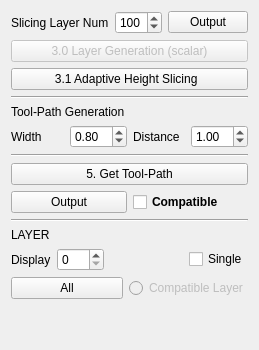
       <widget class="QWidget" name="tab_2">
        <attribute name="title">
         <string>Slicing_Toolpath</string>
        </attribute>
        <layout class="QVBoxLayout" name="verticalLayout_2">
         <item>
          <layout class="QHBoxLayout" name="horizontalLayout_3">
           <item>
            <widget class="QLabel" name="label_13">
             <property name="font">
              <font>
               <weight>50</weight>
               <bold>false</bold>
              </font>
             </property>
             <property name="text">
              <string>Slicing Layer Num</string>
             </property>
            </widget>
           </item>
           <item>
            <widget class="QSpinBox" name="spinBox_isoLayerNumber">
             <property name="minimumSize">
              <size>
               <width>0</width>
               <height>0</height>
              </size>
             </property>
             <property name="font">
              <font>
               <weight>50</weight>
               <bold>false</bold>
              </font>
             </property>
             <property name="maximum">
              <number>999</number>
             </property>
             <property name="value">
              <number>100</number>
             </property>
            </widget>
           </item>
           <item>
            <widget class="QPushButton" name="pushButton_outputIsoLayerSet">
             <property name="text">
              <string>Output</string>
             </property>
            </widget>
           </item>
          </layout>
         </item>
         <item>
          <widget class="QPushButton" name="pushButton_isoLayerGeneration">
           <property name="enabled">
            <bool>false</bool>
           </property>
           <property name="text">
            <string>3.0 Layer Generation (scalar)</string>
           </property>
          </widget>
         </item>
         <item>
          <widget class="QPushButton" name="pushButton_adaptiveHeightSlicing">
           <property name="enabled">
            <bool>true</bool>
           </property>
           <property name="text">
            <string>3.1 Adaptive Height Slicing  </string>
           </property>
          </widget>
         </item>
         <item>
          <widget class="Line" name="line_7">
           <property name="orientation">
            <enum>Qt::Horizontal</enum>
           </property>
          </widget>
         </item>
         <item>
          <widget class="QLabel" name="label_17">
           <property name="text">
            <string>Tool-Path Generation</string>
           </property>
          </widget>
         </item>
         <item>
          <layout class="QHBoxLayout" name="horizontalLayout_10">
           <item>
            <widget class="QLabel" name="label_22">
             <property name="font">
              <font>
               <weight>50</weight>
               <bold>false</bold>
              </font>
             </property>
             <property name="text">
              <string>Width</string>
             </property>
            </widget>
           </item>
           <item>
            <widget class="QDoubleSpinBox" name="doubleSpinBox_toolPathWidth">
             <property name="font">
              <font>
               <weight>50</weight>
               <bold>false</bold>
              </font>
             </property>
             <property name="singleStep">
              <double>0.100000000000000</double>
             </property>
             <property name="value">
              <double>0.800000000000000</double>
             </property>
            </widget>
           </item>
           <item>
            <widget class="QLabel" name="label_21">
             <property name="font">
              <font>
               <weight>50</weight>
               <bold>false</bold>
              </font>
             </property>
             <property name="text">
              <string>Distance</string>
             </property>
            </widget>
           </item>
           <item>
            <widget class="QDoubleSpinBox" name="doubleSpinBox_toolPathDistance">
             <property name="font">
              <font>
               <weight>50</weight>
               <bold>false</bold>
              </font>
             </property>
             <property name="value">
              <double>1.000000000000000</double>
             </property>
            </widget>
           </item>
          </layout>
         </item>
         <item>
          <widget class="Line" name="line_15">
           <property name="orientation">
            <enum>Qt::Horizontal</enum>
           </property>
          </widget>
         </item>
         <item>
          <widget class="QPushButton" name="pushButton_toolPathGeneration">
           <property name="text">
            <string>5. Get Tool-Path</string>
           </property>
          </widget>
         </item>
         <item>
          <layout class="QHBoxLayout" name="horizontalLayout_9">
           <item>
            <widget class="QPushButton" name="pushButton_outputToolpath">
             <property name="text">
              <string>Output</string>
             </property>
            </widget>
           </item>
           <item>
            <widget class="QCheckBox" name="checkBox_outputCompatiblewaypoint">
             <property name="font">
              <font>
               <pointsize>9</pointsize>
               <weight>75</weight>
               <bold>true</bold>
              </font>
             </property>
             <property name="text">
              <string>Compatible</string>
             </property>
            </widget>
           </item>
          </layout>
         </item>
         <item>
          <widget class="Line" name="line_5">
           <property name="orientation">
            <enum>Qt::Horizontal</enum>
           </property>
          </widget>
         </item>
         <item>
          <widget class="QLabel" name="label_9">
           <property name="text">
            <string>LAYER</string>
           </property>
          </widget>
         </item>
         <item>
          <layout class="QHBoxLayout" name="horizontalLayout_4">
           <item>
            <widget class="QLabel" name="label_12">
             <property name="font">
              <font>
               <weight>50</weight>
               <bold>false</bold>
              </font>
             </property>
             <property name="text">
              <string>Display</string>
             </property>
            </widget>
           </item>
           <item>
            <widget class="QSpinBox" name="spinBox_ShowLayerIndex">
             <property name="font">
              <font>
               <weight>50</weight>
               <bold>false</bold>
              </font>
             </property>
             <property name="maximum">
              <number>999</number>
             </property>
            </widget>
           </item>
           <item>
            <spacer name="horizontalSpacer_6">
             <property name="orientation">
              <enum>Qt::Horizontal</enum>
             </property>
             <property name="sizeHint" stdset="0">
              <size>
               <width>40</width>
               <height>20</height>
              </size>
             </property>
            </spacer>
           </item>
           <item>
            <widget class="QCheckBox" name="checkBox_EachLayerSwitch">
             <property name="font">
              <font>
               <weight>50</weight>
               <bold>false</bold>
              </font>
             </property>
             <property name="text">
              <string>Single</string>
             </property>
            </widget>
           </item>
          </layout>
         </item>
         <item>
          <layout class="QHBoxLayout" name="horizontalLayout_8">
           <item>
            <widget class="QPushButton" name="pushButton_ShowAllLayers">
             <property name="font">
              <font>
               <weight>50</weight>
               <bold>false</bold>
              </font>
             </property>
             <property name="text">
              <string>All</string>
             </property>
            </widget>
           </item>
           <item>
            <widget class="QRadioButton" name="radioButton_compatibleLayer">
             <property name="enabled">
              <bool>false</bool>
             </property>
             <property name="font">
              <font>
               <weight>50</weight>
               <bold>false</bold>
              </font>
             </property>
             <property name="text">
              <string>Compatible Layer</string>
             </property>
            </widget>
           </item>
          </layout>
         </item>
         <item>
          <spacer name="verticalSpacer_3">
           <property name="orientation">
            <enum>Qt::Vertical</enum>
           </property>
           <property name="sizeHint" stdset="0">
            <size>
             <width>20</width>
             <height>40</height>
            </size>
           </property>
          </spacer>
         </item>
        </layout>
       </widget>
